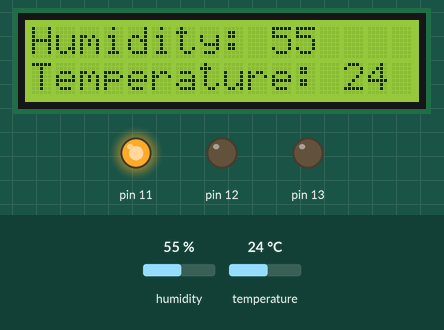
Recording of a sketch running on a simulated Arduino Uno, built with avr-gcc and run on an emulated ATmega328P. On the bench: 16×2 character LCD, output pins drawn as LEDs (lit = HIGH). Inputs (shaded band) come from the test bench; at power-on: temperature 24 °C, humidity 55 %.

Above: at 1.2 s.
1.3 s: temperature set to 21 °C
At 2.5 s:
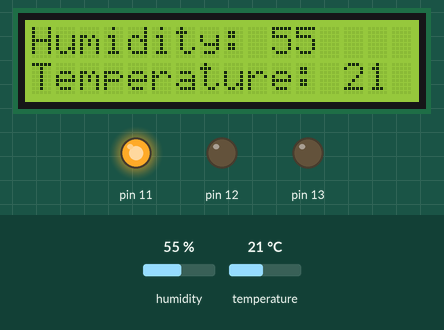
4.0 s: temperature set to 18 °C
At 4.6 s:
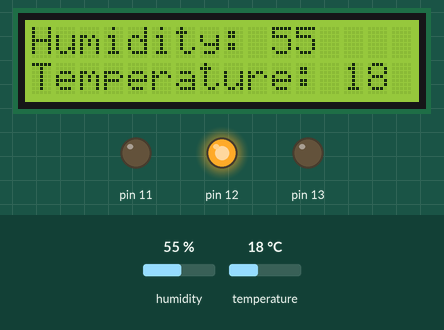
6.7 s: temperature set to 28 °C
At 8.7 s:
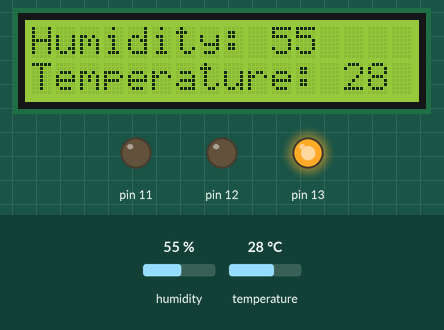
9.8 s: humidity set to 22 %
At 10.8 s:
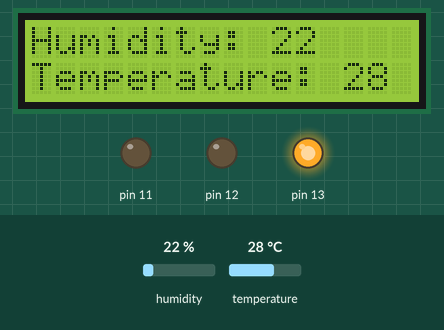
Timing chart, 0 to 12.8 s (numbered marks = the images above; inputs shaded):
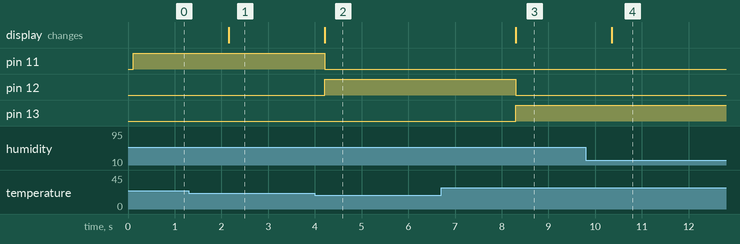

Measured:
- the behaviour switches between 20 and 19 °C on temperature (found by bisection; images 1 and 2)
- after the input at 1.3 s, the display: changes after 0.86 s (image 1)
- after the input at 4.0 s, pin 11: HIGH → LOW after 0.21 s; pin 12: LOW → HIGH after 0.21 s; the display: changes after 0.21 s (image 2)
- after the input at 6.7 s, pin 12: HIGH → LOW after 1.6 s; pin 13: LOW → HIGH after 1.6 s; the display: changes after 1.6 s (image 3)
- after the input at 9.8 s, the display: changes after 0.55 s (image 4)

The sketch:

temp_for_servernaya.ino
```cpp
#include <Wire.h>
#include <LiquidCrystal_I2C.h>
#include "DHT.h"
#include <Adafruit_Sensor.h>

// пин для подключения датчика DHT
#define DHTPIN 10
// тип датчика DHT
#define DHTTYPE DHT11
DHT dht(DHTPIN, DHTTYPE);
LiquidCrystal_I2C lcd(0x3f,16,2);  // Устанавливаем дисплей 16 символов в 2 строки, некоторые адаптеры имеют адрес 0x27
void setup()
{
  dht.begin();
  lcd.init();
  lcd.backlight();// Включаем подсветку дисплея
  pinMode(11, OUTPUT);
  pinMode(12, OUTPUT);
  pinMode(13, OUTPUT);
  // 11 pin зеленый
  // 12 pin синий
  // 13 pin красный
}
void loop()
{
  // получение данных влажности
  int h = dht.readHumidity();
  //Измеряем температуру
  int t = dht.readTemperature();
  // Устанавливаем курсор на первую строку в нулевой символ
  lcd.setCursor(0, 0);
  lcd.print("Humidity: ");
  lcd.print(h);
  // Устанавливаем курсор на вторую строку в нулевой символ
  lcd.setCursor(0, 1);
  lcd.print("Temperature: ");
  lcd.print(t);
  // если температура меньше 20 градусов - зажигаем голубой светодиод, а зеленый и красный гасим
  if (t < 20)
  {
    digitalWrite(12, HIGH);
    digitalWrite(11, LOW);
    digitalWrite(13, LOW);
  }
  // если температура от 20 до 27 градусов включительно - зажигаем зеленый светодиод, а голубой и красный гасим
  else if (t >= 20 && t <=27)
  {
    digitalWrite(13, LOW);
    digitalWrite(12, LOW);
    digitalWrite(11, HIGH);
  }
  // иначе температура получается больше 27 градусов - зажигаем красный и гасим зеленый и голубой
  else
  {
    digitalWrite(13, HIGH);
    digitalWrite(12, LOW);
    digitalWrite(11, LOW);
  }
}
```
